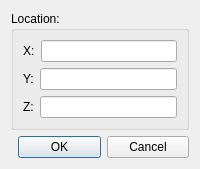
<?xml version="1.0" encoding="UTF-8"?>
<ui version="4.0">
 <class>WBQtCoordDialog</class>
 <widget class="QDialog" name="WBQtCoordDialog">
  <property name="windowTitle">
   <string>Edit Coordinate Parameter:</string>
  </property>
  <layout class="QVBoxLayout" name="rootLayout">
   <item>
    <widget class="QGroupBox" name="locationBox">
     <property name="title">
      <string>Location:</string>
     </property>
     <layout class="QVBoxLayout" name="locationLay">
      <item>
       <layout class="QHBoxLayout" name="xRow">
        <item>
         <widget class="QLabel" name="xLabel">
          <property name="text">
           <string>X:</string>
          </property>
         </widget>
        </item>
        <item>
         <widget class="QLineEdit" name="editX"/>
        </item>
       </layout>
      </item>
      <item>
       <layout class="QHBoxLayout" name="yRow">
        <item>
         <widget class="QLabel" name="yLabel">
          <property name="text">
           <string>Y:</string>
          </property>
         </widget>
        </item>
        <item>
         <widget class="QLineEdit" name="editY"/>
        </item>
       </layout>
      </item>
      <item>
       <layout class="QHBoxLayout" name="zRow">
        <item>
         <widget class="QLabel" name="zLabel">
          <property name="text">
           <string>Z:</string>
          </property>
         </widget>
        </item>
        <item>
         <widget class="QLineEdit" name="editZ"/>
        </item>
       </layout>
      </item>
     </layout>
    </widget>
   </item>
   <item>
    <layout class="QHBoxLayout" name="buttonsRow">
     <item>
      <spacer name="buttonsSpacer">
       <property name="orientation">
        <enum>Qt::Horizontal</enum>
       </property>
      </spacer>
     </item>
     <item>
      <widget class="QPushButton" name="okButton">
       <property name="text">
        <string>OK</string>
       </property>
       <property name="default">
        <bool>true</bool>
       </property>
      </widget>
     </item>
     <item>
      <widget class="QPushButton" name="cancelButton">
       <property name="text">
        <string>Cancel</string>
       </property>
       <property name="autoDefault">
        <bool>false</bool>
       </property>
      </widget>
     </item>
    </layout>
   </item>
  </layout>
 </widget>
 <resources/>
 <connections/>
</ui>
